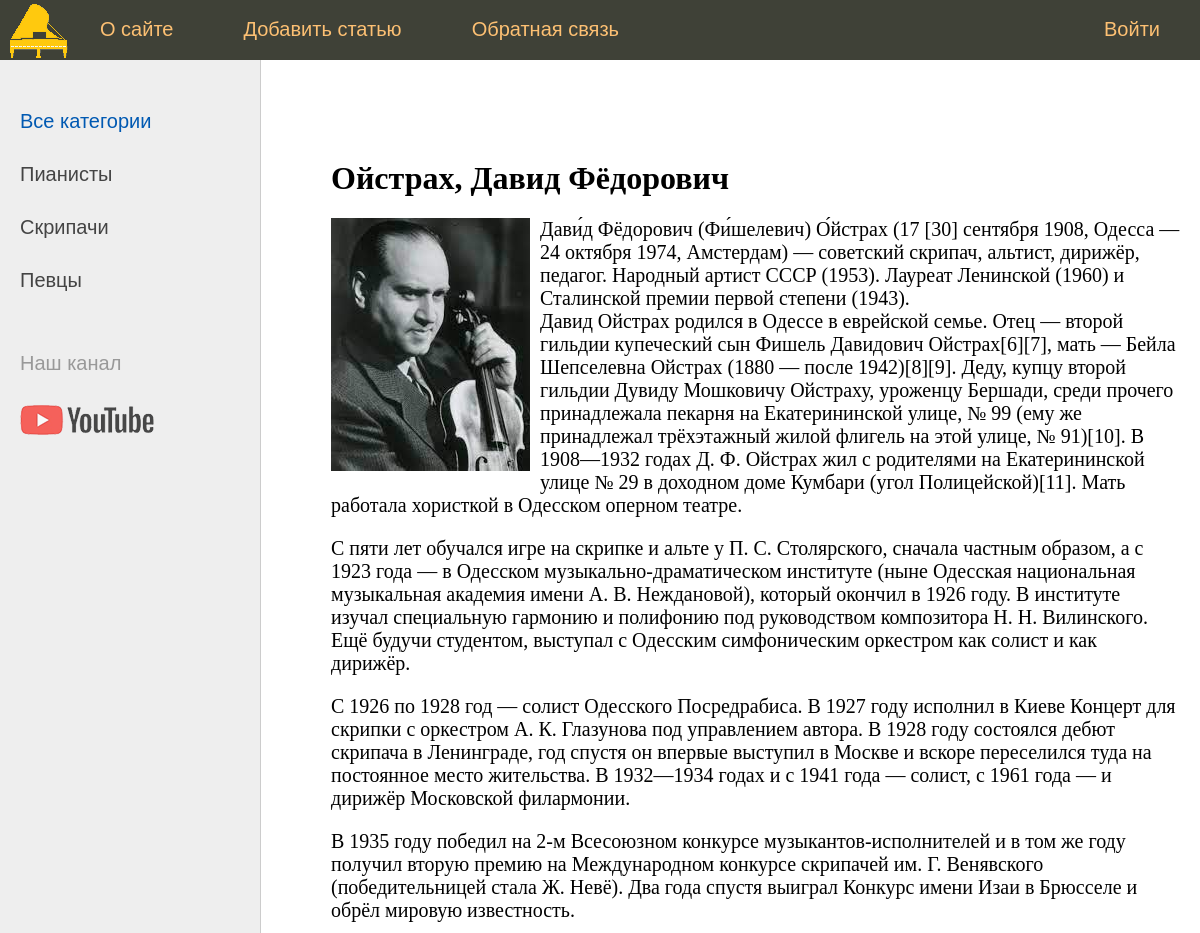
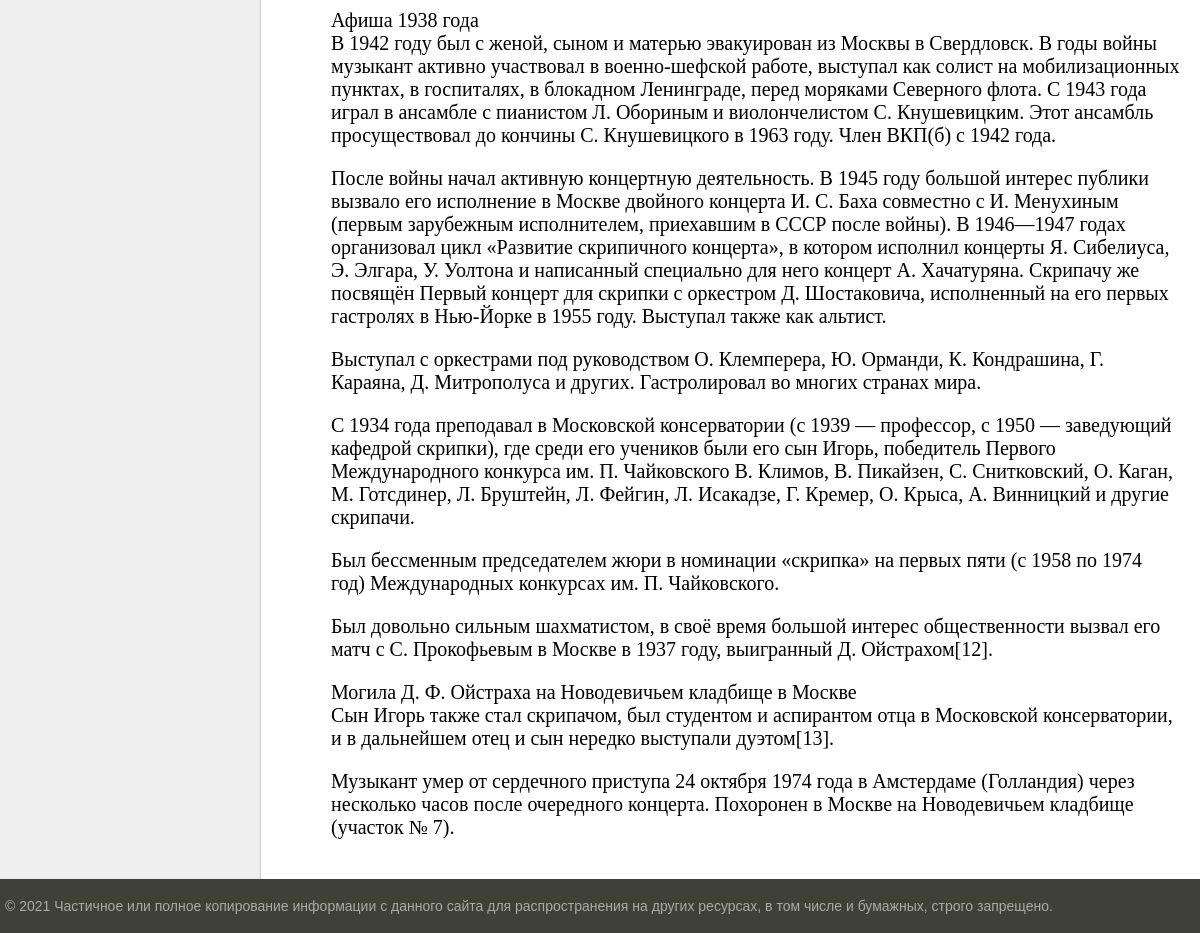
/post/oystrakh/, run on the app's committed database (2 pictures, top to bottom).
### musicians/models.py (models this page shows, shortened)
class Category(models.Model):
    name = models.CharField(max_length=100, db_index=True, verbose_name="Категория")
    slug = models.SlugField(max_length=255, unique=True, db_index=True, verbose_name="URL")
    def get_absolute_url(self):
        return reverse('category', kwargs={'cat_slug': self.slug})
    class Meta:
        verbose_name = 'Категория'
        verbose_name_plural = 'Категории'
        ordering = ['id']

class Musicians(models.Model):
    id = models.AutoField(primary_key=True)
    title = models.CharField(max_length=255, verbose_name = "Заголовок")
    slug = models.SlugField(max_length=255, unique=True, db_index=True, verbose_name="URL")
    content = models.TextField(blank=True, verbose_name = "Текст статьи")
    photo = models.ImageField(upload_to="photos/%Y/%m/%d/", verbose_name = "Фотографии")
    time_create = models.DateTimeField(auto_now_add=True, verbose_name = "Время создания")
    time_update = models.DateTimeField(auto_now=True, verbose_name = "Время обновления")
    is_published = models.BooleanField(default=True, verbose_name = "Публикация")
    cat = models.ForeignKey('Category', on_delete=models.PROTECT, verbose_name = "Категории")
    def __str__(self):
        return self.title
    class Meta:
        verbose_name = 'Известные музыканты'
        verbose_name_plural = 'Известные музыканты'
        ordering = ['time_create', 'title']

### musicians/views.py (the view)
# urls.py: path('post/<slug:post_slug>/', ShowPost.as_view(), name='post'),
class ShowPost(DataMixin, DetailView):
    model = Musicians
    template_name = 'musicians/post.html'
    slug_url_kwarg = 'post_slug'
    context_object_name = 'post'
    def get_context_data(self, *, object_list=None, **kwargs):
        context = super().get_context_data(**kwargs)
        c_def = self.get_user_context(title=context['post'])
        return dict(list(context.items()) + list(c_def.items()))

### musicians/utils.py (called while the page is built)
    def get_user_context(self, **kwargs):
        context = kwargs
        cats = Category.objects.all()
        context['menu'] = menu
        context['cats'] = cats
        if 'cat_selected' not in context:
            context['cat_selected'] = 0
        return context

### musicians/templates/musicians/post.html
{% extends 'musicians/base.html' %}
{% block content %}
<h1>{{post.title}}</h1>
{% if post.photo %}
<p><img class="img-article-left" src="{{post.photo.url}}"></p>
{% endif %}
{{post.content|linebreaks}}
{% endblock %}

### musicians/templates/musicians/base.html (shortened to what this page needs)
{% load static %}
{% load musicians_tags %}
<!DOCTYPE html>
<html>
<head>
	<link type="text/css" href="{% static 'musicians/css/styles.css' %}" rel="stylesheet" />
</head>
<body>
<table class="table-page" border=0 cellpadding="0" cellspacing="0">
<tr><td valign=top>
{% block mainmenu %}
		<div class="header">
			<ul id="mainmenu" class="mainmenu">
			<li class="logo"><a href="{% url 'home' %}"><div class="logo"></div></a></li>
{% for m in menu %}
    {% if not forloop.last %}
				<li><a href="{% url m.url_name %}">{{m.title}}</a></li>
    {% else %}
				<li class="last"><a href="{% url m.url_name %}">{{m.title}}</a></li>
    {% endif %}
{% endfor %}
			</ul>
		</div>
{% endblock mainmenu %}
<table class="table-content" border=0 cellpadding="0" cellspacing="0">
<tr>
<td valign="top" class="left-chapters">
	<ul id="leftchapters">
{% if cat_selected == 0 %}
        <li class="selected">Все категории</li>
{% else %}
        <li><a href="{% url 'home' %}">Все категории</a></li>
{% endif %}
{% for c in cats %}
         {% if c.pk == cat_selected %}
                   <li class="selected">{{c.name}}</li>
         {% else %}
                   <li><a href="{{ c.get_absolute_url }}">{{c.name}}</a></li>
         {% endif %}
{% endfor %}
		<li class="share">
		<p>Наш канал</p>
		<a class="share-yt" href="https://www.youtube.com/channel/UCetgtvy93o3i3CvyGXKFU3g" target="_blank" rel="nofollow"></a>
		</li>
	</ul>
</td>
<td valign="top" class="content">
	<div class="content-text">
{% block content %}
{% endblock %}
	</div>
</td></tr></table>
</td></tr>
<tr><td valign=top>
	<div id="footer">
		<p>&copy; 2021 Частичное или полное копирование информации с данного сайта для распространения на других ресурсах, в том числе и бумажных, строго запрещено.</p>
	</div>
</td></tr></table>
</body>
</html>

### musicians/static/musicians/css/styles.css (style rules this page uses)
html, body { font-family: 'Arial'; margin: 0; padding: 0; height: 100%; width: 100%; color: #444; }
a { color: #0059b2; text-decoration: none; }
img { max-width: 600px; height: auto; }
img.img-article-left { max-width: 300px; height: auto; float: left; padding: 0 10px 10px 0; }
.table-page { width: 100%; height: 100%; vertical-align: top; }
.table-page tr { height: 100%; }
.header { background: #3F4137; height: 60px; }
.logo { background: url('../images/logo.png') no-repeat 10px 2px; width: 70px; height: 60px; }
ul.mainmenu { list-style: none; margin: 0; padding: 0; height: 60px; color: #fdc073; font-size: 20px; overflow: hidden; }
ul.mainmenu li { float: left; margin: 18px 40px 0 30px; }
ul.mainmenu li.logo { margin: 0; }
ul.mainmenu li.last { float: right; }
ul.mainmenu li a { color: #fdc073; text-decoration: none; }
.table-content { width: 100%; min-height: 100%; height: 100%; }
.left-chapters { margin: 0; background: #eee; border-right: 1px solid #ccc; min-height: 100%; }
.left-chapters ul { width: 230px; min-height: 100%; margin: 0; padding: 20px 10px 10px 20px; list-style: none; font-size: 20px; }
.left-chapters ul li { margin: 30px 0 0 0; color: #999; }
.left-chapters ul li.selected { color: #0059b2; }
.left-chapters ul li a { color: #444; text-decoration: none; }
.left-chapters ul li.share { margin: 60px 0 0 0; }
.left-chapters ul li.share p { margin: 30px 0 30px 0; }
.left-chapters ul li.share a { display: inline-block; width: 40px; height: 40px; margin: 0 20px 0 0; }
.left-chapters ul li.share a.share-yt { width: 100%; height: 30px; background: url('../images/share_yt.png') no-repeat 0 0 }
.content { padding: 40px 20px 20px 40px; width: 100%; box-sizing: border-box; }
.content-text { margin: 60px 0 0 30px; color: #000; font-size: 20px; font-family: Yandex Sans Display Light; }
.content-text h1 { font-size: 32px; }
#footer { box-sizing: border-box; background: #3F4137; padding: 5px; color: #aaa; font-size: 14px; font-family: Verdana, Geneva, Arial, Helvetica; text-align: left; overflow: hidden; }

### data on the page
Category: name "Пианисты"
Category: name "Скрипачи"
Category: name "Певцы"
Musicians: title "Ойстрах, Давид Фёдорович", photo (picture), content "Дави́д Фёдорович (Фи́шелевич) О́йстрах (17 [30] сентября 1908, Одесса — 24 октября 1974, Амстердам) — советский скрипач, альтист, дирижёр, педагог. Народный артист СССР (1953). Лауреат Ленинской (1960) и Сталинской премии первой степени (1943). Давид Ойстрах родился в Одессе в еврейской семье. Отец — второй гильдии купеческий сын Фишель Давидович Ойстрах[6][7], мать — Бейла Шепселевна Ойстрах (1880 — после 1942)[8][9]. Деду, купцу второй гильдии Дувиду Мошковичу Ойстраху, уроженцу Бершади, среди прочего принадлежала пекарня на Екатерининской улице, № 99 (ему же принадлежал трёхэтажный жилой флигель на этой улице, № 91)[10]. В 1908—1932 годах Д. Ф. Ойстрах жил с родителями на Екатерининской…"

### other printed values
{{ m.title }} "О сайте" "Добавить статью" "Обратная связь"
{{ m.title }} "Войти"
